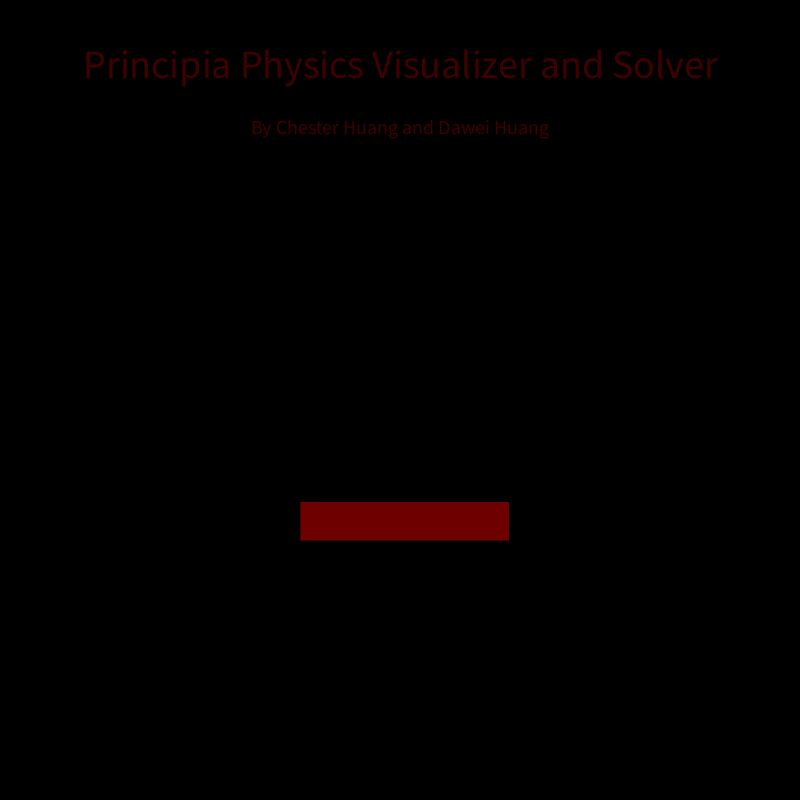
Frame 1 (no input)
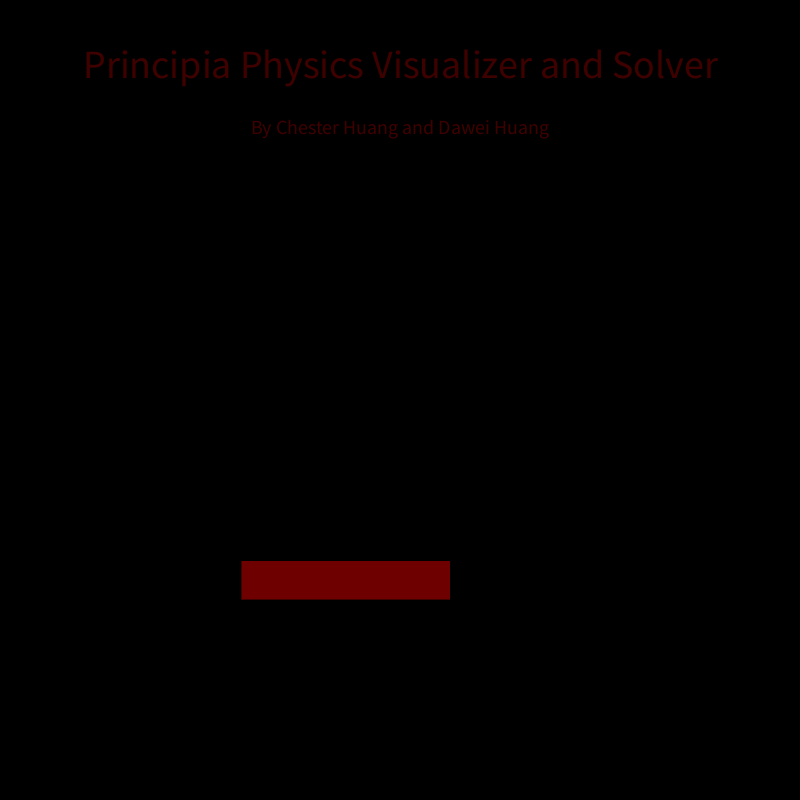
Frame 60 (the mouse pressed at the canvas centre just before this capture)
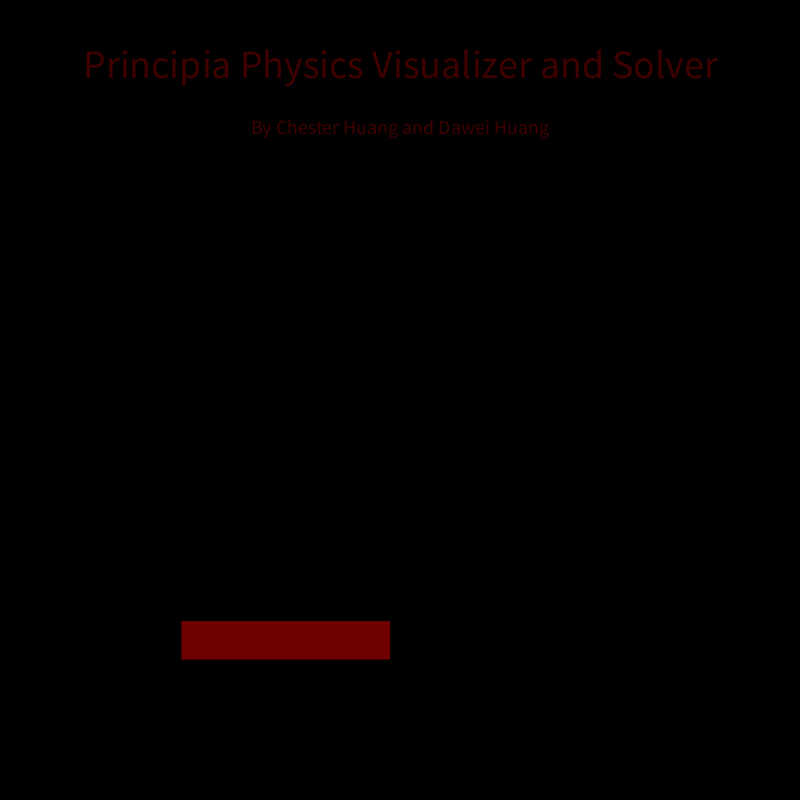
Frame 120 (the mouse held since frame 60 and released just before this capture)

The Processing sketch that drew these frames (run headless with seeded random() and noise(); from frame 60 on, the mouse is pressed at the canvas centre):

// Processing sketch: Woo
// ── Woo.pde
int state = 0;
int x = 300;
int y = 500;

void setup() {
  size(800, 800);
  background(0);
  textSize(40);
  textAlign(CENTER);
  textSize(40);
  text("Principia Physics Visualizer and Solver", 0 , 50, 800, 800);
  textSize(20);
  text("By Chester Huang and Dawei Huang", 0 , 120, 800, 800);
  shapeMode(CENTER);    
  fill(255,0,0,63);
  rect(x,y, 210,40);
}

void draw() {
  display();
}    

void move(){
}

void display() {
  setup();
  x -= 1;
  y += 1;
  rect(x,y, 210,40);
}
void mainMenu() {
  background(255);
  fill(0, 102, 153);
  textAlign(CENTER);
  text("word", 10, 60);
}
